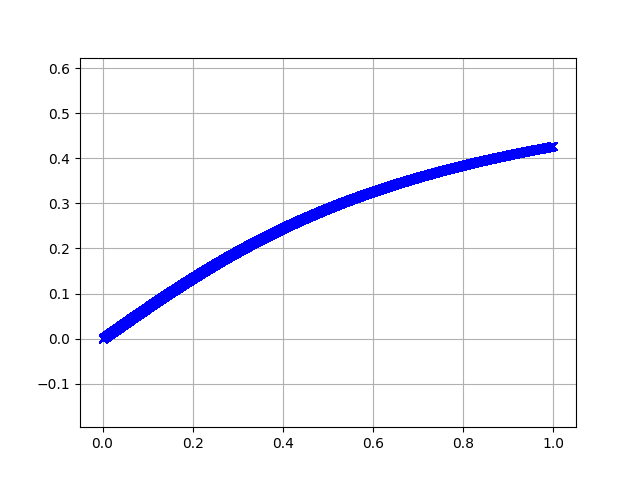

Generate this figure with Python:
import time

import matplotlib.pyplot as plt
import numpy as np


def runge_kutta_method(function, n, h, x, y):
    yn = 0
    for i in range(n):
        k1 = h * (function(x, y))
        k2 = h * (function((x + h / 2), (y + k1 / 2)))
        k3 = h * (function((x + h / 2), (y + k2 / 2)))
        k4 = h * (function((x + h), (y + k3)))
        k = (k1 + 2 * k2 + 2 * k3 + k4) / 6
        yn = y + k
        y = yn
        x = x + h

    return x, yn


def adams_bash(funct, n, t0, tn, y0):
    h = abs(tn - t0) / n
    t = np.linspace(t0, tn, n + 1)
    y = np.zeros(n + 1)
    y[0:3] = runge_kutta_method(funct, 2, t0, t0 + 2 * h, y0)[1]
    K1 = funct(t[1], y[1])
    K2 = funct(t[0], y[0])
    for i in range(2, n):
        K3 = K2
        K2 = K1
        K1 = funct(t[i], y[i])
        y[i + 1] = y[i] + h * (23 * K1 - 16 * K2 + 5 * K3) / 12

    return tn, y


# def function(x, y):
#     return x + y


def function(x, y):
    return 0.7 * (1 - y ** 2) / (2 * x ** 2 + y ** 2 + 1)


print("\nМетод Рунге-Кутта:")
t = time.perf_counter()
runge_kutta = runge_kutta_method(function, 100000, 0.00001, 0, 0)
t_w = time.perf_counter() - t
print(f"В точке ({round(runge_kutta[0])}) имеет значение: {'%.6f' % runge_kutta[1]}")
print(f"Время: {'%.6f' % t_w}")

print("\nМетод Адамса:")
t = time.perf_counter()
adams_bash = adams_bash(function, 100000, 0, 1, 0)
t_w = time.perf_counter() - t
print(f"В точке ({adams_bash[0]}) имеет значение:\n {adams_bash[1]}")
print(f"Время: {'%.6f' % t_w}")

x_str = [0]
for i in range(100000, 0, -1):
    x_str.append(x_str[100000 - i] + 1 / 100000)
plt.plot(x_str, adams_bash[1], "xb")
plt.grid(True)
plt.axis("equal")
plt.show()
